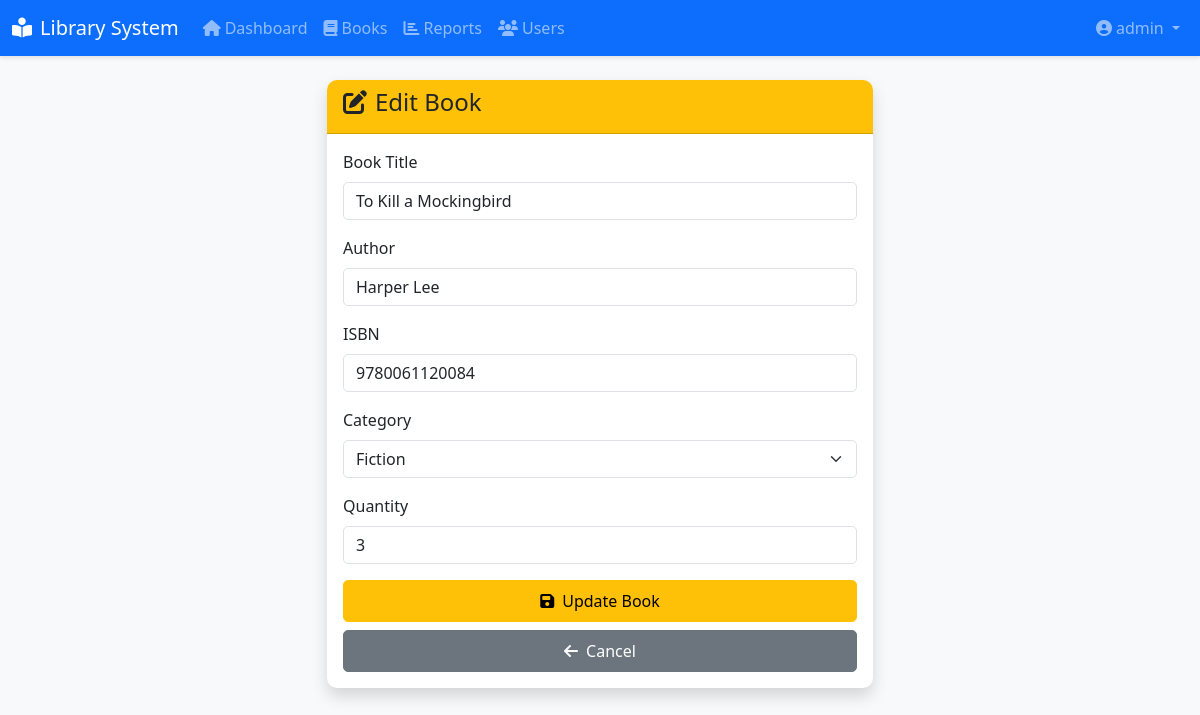
Page /books/edit/2 (signed in) on the committed database.
### app.py (models this page shows)
class Book(db.Model):
    id = db.Column(db.Integer, primary_key=True)
    title = db.Column(db.String(200), nullable=False)
    author = db.Column(db.String(100), nullable=False)
    isbn = db.Column(db.String(50), unique=True, nullable=False)
    category = db.Column(db.String(50))
    quantity = db.Column(db.Integer, default=1)
    available = db.Column(db.Integer, default=1)
    created_at = db.Column(db.DateTime, default=datetime.utcnow)
    issues = db.relationship('Issue', backref='book', lazy=True)

### app.py (the view, shortened to what this page needs)
@app.route('/books/edit/<int:book_id>', methods=['GET', 'POST'])
def edit_book(book_id):
    if 'user_id' not in session or session['role'] not in ['admin', 'staff']:
        flash('Unauthorized access', 'danger')
        return redirect(url_for('dashboard'))
    book = Book.query.get_or_404(book_id)
    user = User.query.get(session['user_id'])
    return render_template('edit_book.html', book=book, user=user)

### templates/edit_book.html (shortened to what this page needs)
{% extends "base.html" %}
{% block content %}
<div class="row justify-content-center">
    <div class="col-md-6">
        <div class="card shadow">
            <div class="card-header bg-warning text-dark">
                <h4><i class="fas fa-edit me-2"></i>Edit Book</h4>
            </div>
            <div class="card-body">
                <form method="POST">
                    <div class="mb-3">
                        <label for="title" class="form-label">Book Title</label>
                        <input type="text" class="form-control" id="title" name="title" value="{{ book.title }}" required>
                    </div>
                    <div class="mb-3">
                        <label for="author" class="form-label">Author</label>
                        <input type="text" class="form-control" id="author" name="author" value="{{ book.author }}" required>
                    </div>
                    <div class="mb-3">
                        <label for="isbn" class="form-label">ISBN</label>
                        <input type="text" class="form-control" id="isbn" name="isbn" value="{{ book.isbn }}" required>
                    </div>
                    <div class="mb-3">
                        <label for="category" class="form-label">Category</label>
                        <select class="form-select" id="category" name="category" required>
                            <option value="Fiction" {% if book.category == 'Fiction' %}selected{% endif %}>Fiction</option>
                        </select>
                    </div>
                    <div class="mb-3">
                        <label for="quantity" class="form-label">Quantity</label>
                        <input type="number" class="form-control" id="quantity" name="quantity" min="1" value="{{ book.quantity }}" required>
                    </div>
                    <button type="submit" class="btn btn-warning w-100">
                        <i class="fas fa-save me-2"></i>Update Book
                    </button>
                    <a href="{{ url_for('books') }}" class="btn btn-secondary w-100 mt-2">
                        <i class="fas fa-arrow-left me-2"></i>Cancel
                    </a>
                </form>
            </div>
        </div>
    </div>
</div>
{% endblock %}

### static/css/style.css (style rules this page uses)
body { background-color: #f8f9fa; font-family: 'Segoe UI', Tahoma, Geneva, Verdana, sans-serif; }
.card { border: none; border-radius: 10px; margin-bottom: 20px; }
.card-header { border-radius: 10px 10px 0 0 !important; font-weight: 600; }
.btn { border-radius: 5px; padding: 8px 16px; font-weight: 500; }
.shadow { box-shadow: 0 0.5rem 1rem rgba(0, 0, 0, 0.15) !important; }
.form-control, .form-select { border-radius: 5px; }
.bg-warning { background-color: #ffc107 !important; }

### rows in the picture
Book: title "To Kill a Mockingbird", author "Harper Lee", isbn "9780061120084", category "Fiction", quantity "3"

### other values in the picture
{{ session.username }} "admin"
